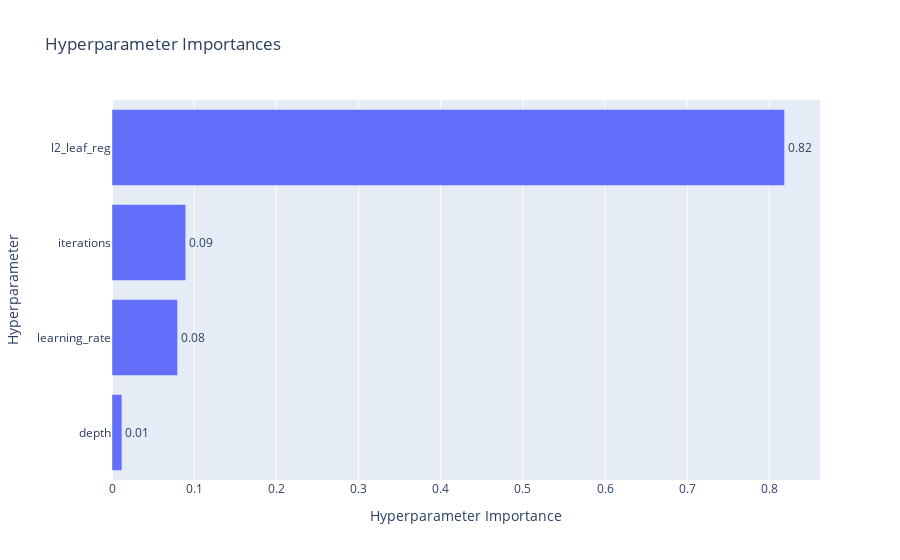

This figure's notebook cell:
### Code cell
optuna.visualization.plot_param_importances(study)

### Figure 1 — Plotly figure (JSON) as saved in the notebook; plotly's stock layout.template omitted (floating-point values rounded to 4 significant figures)
{"data": [{"cliponaxis": false, "hovertemplate": ["depth (IntDistribution): 0.012049508940706997<extra></extra>", "learning_rate (FloatDistribution): 0.07976459789337002<extra></extra>", "iterations (IntDistribution): 0.0896553541667489<extra></extra>", "l2_leaf_reg (FloatDistribution): 0.818530538999174<extra></extra>"], "name": "Objective Value", "orientation": "h", "text": ["0.01", "0.08", "0.09", "0.82"], "textposition": "outside", "type": "bar", "x": [0.01205, 0.07976, 0.08966, 0.8185], "y": ["depth", "learning_rate", "iterations", "l2_leaf_reg"]}], "layout": {"title": {"text": "Hyperparameter Importances"}, "xaxis": {"title": {"text": "Hyperparameter Importance"}}, "yaxis": {"title": {"text": "Hyperparameter"}}}}
